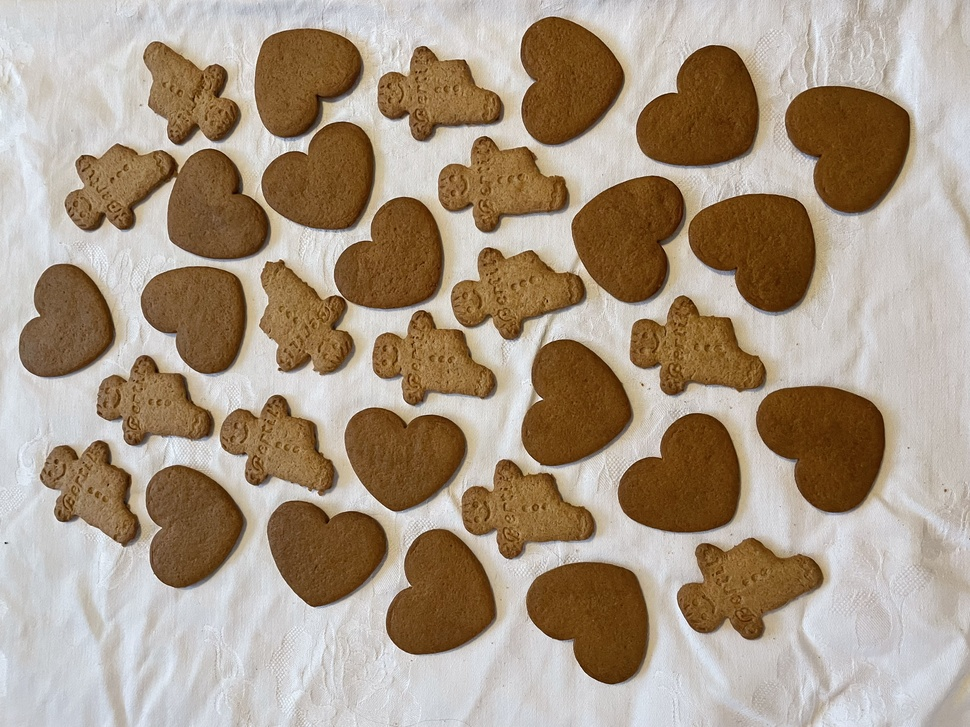
#> input picture INF250/Assignment 1/gingerbreads.jpg, 970 x 727 px, shrunk from 4032 x 3024 before the run, found by its file name
$ python Assignment1-Simen.py
#> lines starting #> are read from the running program, lines starting #| are printed output that depends on the picture; after the words box and inside, x2 and y2 are one past the last pixel; in counts of white or black regions, pixels touching at a corner belong together
# -*- coding: utf-8 -*-

"""
Skeleton for first part of the blob-detection coursework as part of INF250
at NMBU (Autumn 2017).
"""

__author__ = "Yngve Mardal Moe"
__email__ = "yngve.m.moe@gmail.com"

import numpy as np
import matplotlib.pyplot as plt
from skimage import io


# Reading in the image
path = '/Users/simenkrogstie/Documents/Programming/Høst 2024/INF250/Mandatory Exercise 1/gingerbreads.jpg'
img = io.imread(path)
#> img is the input picture: shape (727, 970, 3); mean R, G, B 168.5, 151.6, 132.6


def threshold(image, th=None):
    """Returns a binarised version of given image, thresholded at given value.

    Binarises the image using a global threshold `th`. Uses Otsu's method
    to find optimal thrshold value if the threshold variable is None. The
    returned image will be in the form of an 8-bit unsigned integer array
    with 255 as white and 0 as black.

    Parameters:
    -----------
    image : np.ndarray
        Image to binarise. If this image is a colour image then the last
        dimension will be the colour value (as RGB values).
    th : numeric
        Threshold value. Uses Otsu's method if this variable is None.

    Returns:
    --------
    binarised : np.ndarray(dtype=np.uint8)
        Image where all pixel values are either 0 or 255.
    """
    # Setup
    shape = np.shape(image)
#> shape = (727, 970, 3)
    binarised = np.zeros([shape[0], shape[1]], dtype=np.uint8)

    if len(shape) == 3:
        image = image.mean(axis=2)
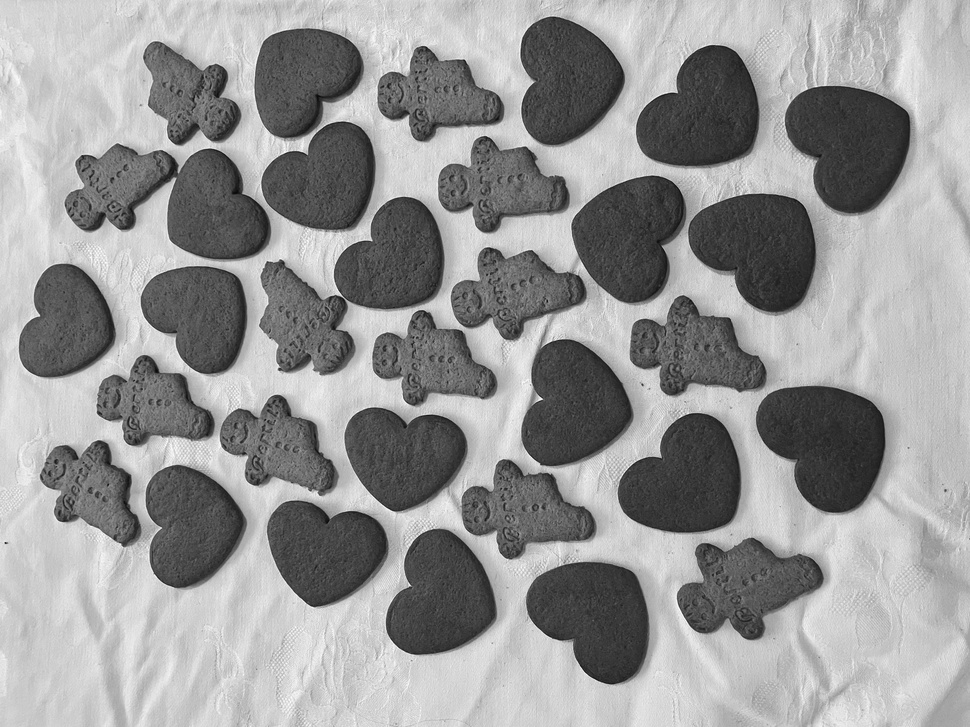
#> image: shape (727, 970) float64; min 9.67, max 255, mean 150.9
    elif len(shape) > 3:
        raise ValueError('Must be at 2D image')

    if th is None:
        th = otsu(image)

    # Start thresholding

    binarised = np.where(image < th, 0, 255).astype(np.uint8)

    plt.imshow(binarised, cmap='gray')
    plt.title('gingerbreads binarized')
    plt.axis('on')
    plt.show()

    return binarised


def histogram(image):
    """Returns the image histogram with 256 bins.
    """
    # Setup
    shape = np.shape(image)
#> shape = (727, 970)
    histogram = np.zeros(256)

    if len(shape) == 3:
        image = image.mean(axis=2)
    elif len(shape) > 3:
        raise ValueError('Must be at 2D image')

    for i in range(shape[0]):
        for j in range(shape[1]):
            pixval = int(image[i, j])
            histogram[pixval] += 1
#> after the loop, histogram = 256 values, max 13045 at index 207, min 0 at index 0, mean 2754.6

    plt.plot(histogram)
    plt.title('Gingerbreads histogram')
    plt.xlabel('Pixel intensity')
    plt.ylabel('Pixel frequency')
    plt.show()
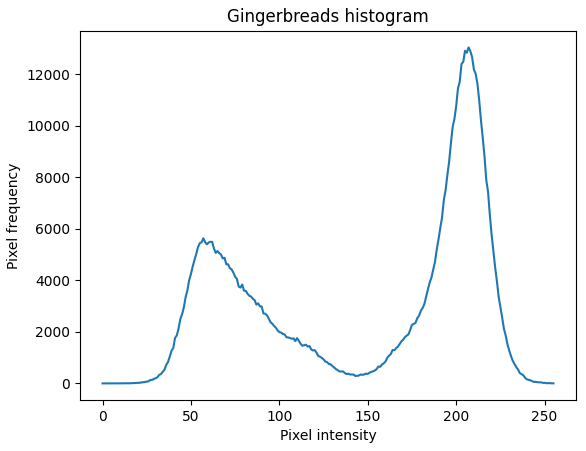
#> figure drawn by matplotlib, 1 panel; curve peaks at x = 207, y = 13045

    return histogram


def otsu(image):
    """Finds the optimal threshold value of a given image using Otsu's method.
    """
    hist = histogram(image)
#> hist has the same summary as histogram in histogram
    th = 0
    max_variance = 0

    pixel_sum= np.sum(hist)
#> pixel_sum = 705190
    hist_norm = hist / pixel_sum
#> hist_norm = 256 values, max 0.0185 at index 207, min 0 at index 0, mean 0.00391

    pixel_values = np.arange(len(hist))
#> pixel_values = 256 values from 0 to 255
    total_mean = np.sum(pixel_values * hist_norm)
#> total_mean = 150.6

    background_weight = 0
    background_mean = 0

    for t in range(len(hist)):

        background_weight += hist_norm[t]
        if background_weight == 0:
            continue

        foreground_weight = 1 - background_weight
        if foreground_weight == 0:
            break

        background_mean += t * hist_norm[t]

        foreground_mean = (total_mean - background_mean) / foreground_weight
        inter_class_variance = background_weight * foreground_weight * ((background_mean / background_weight - foreground_mean) ** 2)

        if inter_class_variance > max_variance:
            max_variance = inter_class_variance
            th = t
#> this loop made 256 passes
#> (background_weight, foreground_weight, background_mean, foreground_mean, inter_class_variance, max_variance) on passes 10 to 21: (1.42e-06, 1, 1.28e-05, 150.6, 0.0284, 0.0284), (2.84e-06, 1, 2.69e-05, 150.6, 0.0564, 0.0564), (8.51e-06, 1, 8.93e-05, 150.6, 0.167, 0.167), (1.28e-05, 1, 0.00014, 150.6, 0.249, 0.249), (2.13e-05, 1, 0.000251, 150.6, 0.41, 0.41), (2.69e-05, 1, 0.00033, 150.6, 0.515, 0.515), (3.12e-05, 1, 0.000394, 150.6, 0.594, 0.594), (4.4e-05, 1, 0.000598, 150.6, 0.825, 0.825), (5.81e-05, 1, 0.000839, 150.6, 1.08, 1.08), (7.66e-05, 1, 0.00117, 150.6, 1.4, 1.4), (0.000102, 1, 0.00166, 150.6, 1.84, 1.84), (0.000135, 1, 0.00231, 150.6, 2.4, 2.4)
#> background_weight on passes 1 to 6: 0, 0, 0, 0, 0, 0
#> after the loop, background_mean = 150.6; background_weight = 1; max_variance = 3843.4; th = 138

    return th

# histogram(img)
# otsu(img)
threshold(img)
#> in threshold, `binarised = np.where(image < th, 0, 255).astype(np.uint8)`:
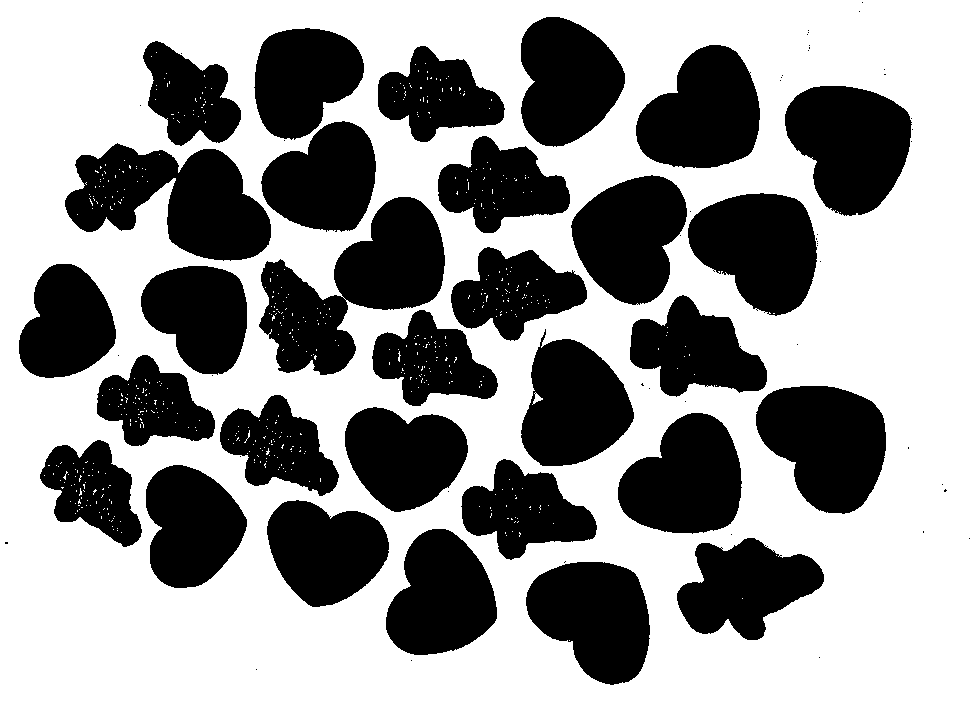
#> binarised: shape (727, 970); 59.9% white; 76 black regions (46 under 20 px), largest, box (x1, y1, x2, y2) and area: (259, 197, 445, 375) 16083, (65, 143, 271, 261) 14646, (756, 386, 886, 514) 12089
